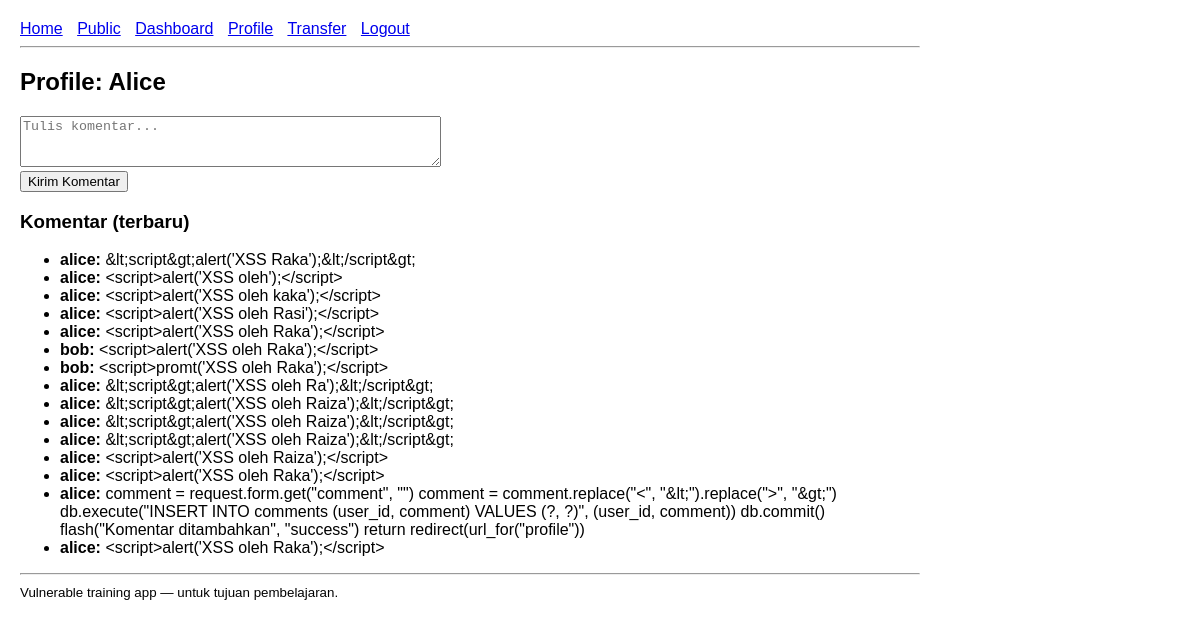
The page /profile (signed in) on the database as committed earlier.
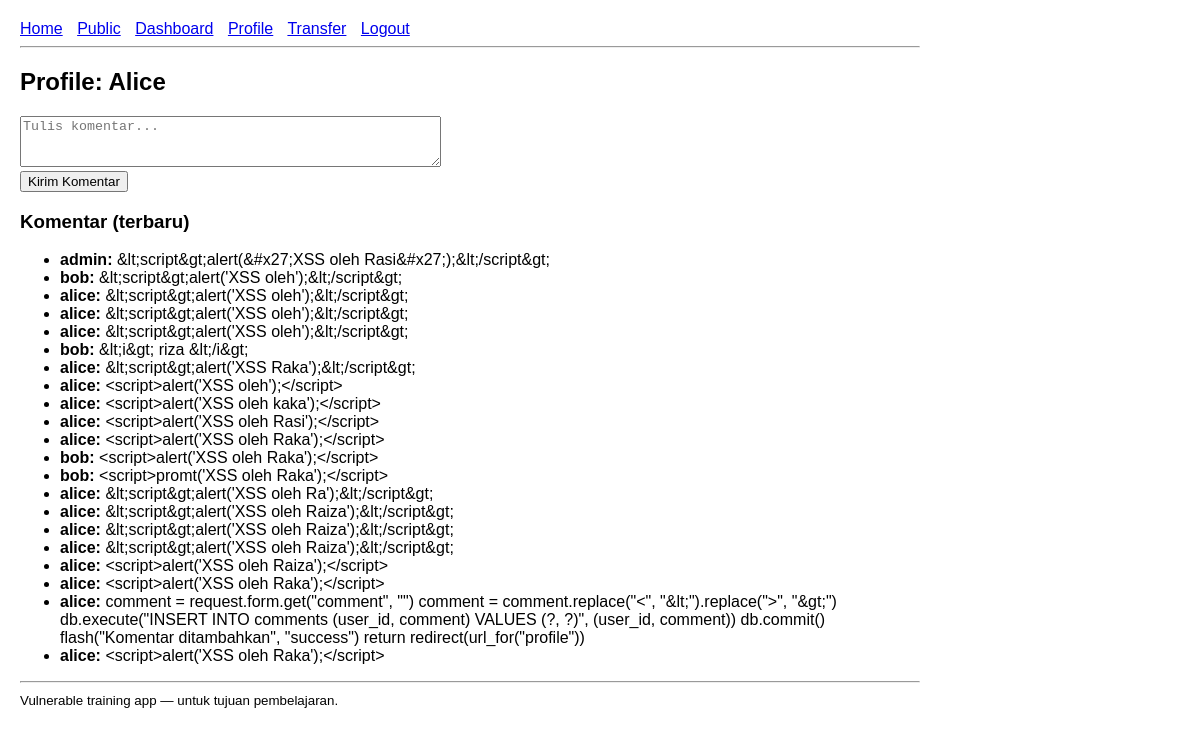
The same page on the database as committed later.
### tables this page shows
CREATE TABLE comments (
    id INTEGER PRIMARY KEY AUTOINCREMENT,
    user_id INTEGER,
    comment TEXT,
    FOREIGN KEY(user_id) REFERENCES users(id)
);

CREATE TABLE users (
    id INTEGER PRIMARY KEY AUTOINCREMENT,
    username TEXT UNIQUE,
    password TEXT,
    role TEXT,
    fullname TEXT
);

### app.py (the view, shortened to what this page needs)
@app.route("/profile", methods=["GET", "POST"])
@login_required
def profile():
    db = get_db()
    user_id = session["user_id"]
    user = db.execute("SELECT * FROM users WHERE id = ?", (user_id,)).fetchone()
    comments = db.execute("SELECT c.*, u.username FROM comments c JOIN users u ON c.user_id = u.id ORDER BY c.id DESC").fetchall()
    return render_template("profile.html", user=user, comments=comments, csrf_token=generate_csrf_token())

### app.py (called while the page is built)
def generate_csrf_token():
    token = secrets.token_hex(16)
    session['csrf_token'] = token
    return token

def get_db():
    db = getattr(g, "_database", None)
    if db is None:
        db = g._database = sqlite3.connect(DATABASE)
        db.row_factory = sqlite3.Row
    return db

@app.teardown_appcontext
def close_connection(exc):
    db = getattr(g, "_database", None)
    if db is not None:
        db.close()

def login_required(fn):
    from functools import wraps
    @wraps(fn)
    def wrapper(*args, **kwargs):
        if "user_id" not in session:
            return redirect(url_for("login"))
        return fn(*args, **kwargs)
    return wrapper

### templates/profile.html (shortened to what this page needs)
{% extends "base.html" %}
{% block content %}
<h2>Profile: {{ user.fullname }}</h2>
<form method="post">
  <textarea name="comment" rows="3" cols="50" placeholder="Tulis komentar..." ></textarea><br>
  <button type="submit">Kirim Komentar</button>
</form>
<h3>Komentar (terbaru)</h3>
<ul>
  {% for c in comments %}
    <li><strong>{{ c.username }}:</strong> {{ c.comment }}</li>
  {% endfor %}
</ul>
{% endblock %}

Rows that differ between the two databases and show on the page:
added comments: username "admin", comment "&lt;script&gt;alert(&#x27;XSS oleh Rasi&#x27;);&lt;/script&gt;"
added comments: username "bob", comment "&lt;script&gt;alert('XSS oleh');&lt;/script&gt;"
added comments: username "alice", comment "&lt;script&gt;alert('XSS oleh');&lt;/script&gt;"
added comments: username "alice", comment "&lt;script&gt;alert('XSS oleh');&lt;/script&gt;"
added comments: username "alice", comment "&lt;script&gt;alert('XSS oleh');&lt;/script&gt;"
added comments: username "bob", comment "&lt;i&gt; riza &lt;/i&gt;"
